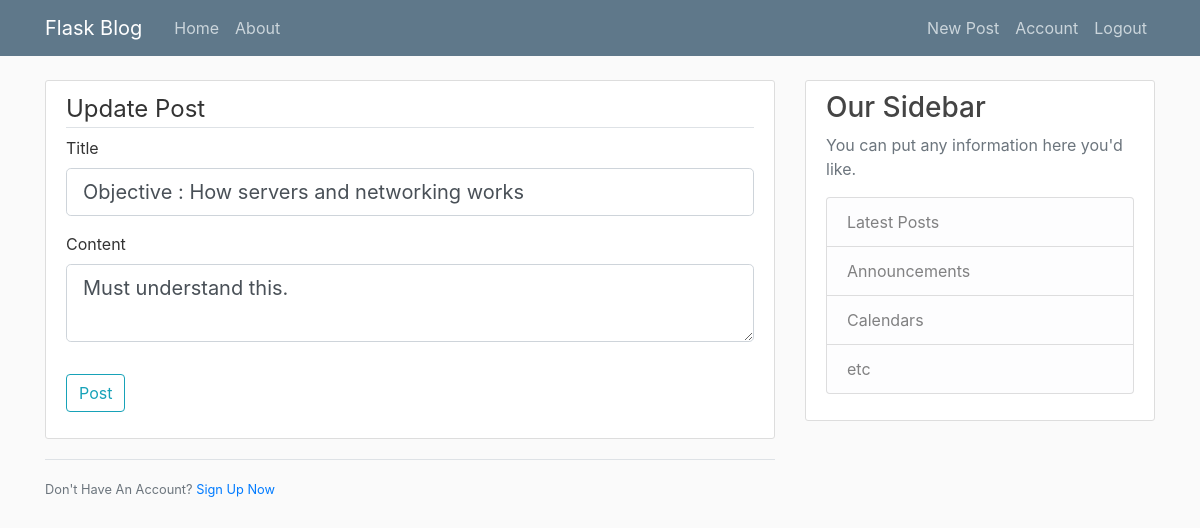
The app's page /post/2/update (signed in) with its own data.
### flaskblog/models.py (models this page shows, shortened)
class Post(db.Model):
    id = db.Column(db.Integer, primary_key=True)
    title = db.Column(db.String(100), nullable=False)
    datestamp = db.Column(db.DateTime, nullable=False, default=datetime.utcnow)
    content = db.Column(db.Text, nullable=False)
    user_id = db.Column(db.Integer, db.ForeignKey('user.id'), nullable=False)

### flaskblog/routes.py (the view)
@app.route("/post/<int:post_id>/update", methods =['GET', 'POST'])
@login_required
def update_post(post_id):
    post = Post.query.get_or_404(post_id)
    if post.author != current_user:
        abort(403)
    form = PostForm()
    if form.validate_on_submit():
        post.title = form.title.data
        post.content = form.content.data
        db.session.commit()
        flash('Your post has been updated!', 'success')
        return redirect(url_for('post', post_id = post.id))
    elif request.method == 'GET':
        form.title.data = post.title
        form.content.data = post.content
    return render_template('create_post.html', title = 'Update Post', form =form, legend = 'Update Post')

### flaskblog/forms.py
class PostForm(FlaskForm):
    title = StringField('Title', validators=[DataRequired()])
    content = TextAreaField('Content', validators=[DataRequired()])
    submit = SubmitField('Post')

### flaskblog/models.py (called while the page is built)
@login_manager.user_loader
def load_user(user_id):
    return User.query.get(int(user_id))

### flaskblog/templates/create_post.html (shortened to what this page needs)
{% extends "layout.html" %}
{% block content %}
<div class="content-section">
    <form action="" method="POST">
        <fieldset class="form-group">
            <legend class="border-bottom mb4">{{ legend }}</legend>
            <div class="form-group">
                {{form.title.label(class="form-control-label")}}
                {% if form.title.errors%}
                {{form.title(class="form-control form-control-lg is-invalid")}}
                <div class="invalid-feedback">
                    {% for error in form.title.errors%}
                        <span>{{ error }}</span>
                    {%endfor%}
                </div>
                {%else%}
                    {{form.title(class="form-control form-control-lg")}}
                {%endif%}
            </div>
            <div class="form-group">
                {{form.content.label(class="form-control-label")}}
                {% if form.content.errors%}
                {{form.content(class="form-control form-control-lg is-invalid")}}
                <div class="invalid-feedback">
                    {% for error in form.content.errors%}
                        <span>{{ error }}</span>
                    {%endfor%}
                </div>
                {%else%}
                    {{form.content(class="form-control form-control-lg")}}
                {%endif%}
            </div>
        </fieldset>
        <div class="form-group">
            {{ form.submit(class="btn btn-outline-info") }}
        </div>
    </form>
</div>
<div class="border-top pt-3">
    <small class="text-muted">
        Don't Have An Account? <a href="{{ url_for('register')}}">Sign Up Now</a>
    </small>
</div>
{% endblock content %}

### flaskblog/static/main.css (style rules this page uses)
body { background: #fafafa; color: #333333; margin-top: 5rem; }
.content-section { background: #ffffff; padding: 10px 20px; border: 1px solid #dddddd; border-radius: 3px; margin-bottom: 20px; }

### records on screen
Post: title "Objective : How servers and networking works", content "Must understand this."

### other values on screen
{{ legend }} "Update Post"
